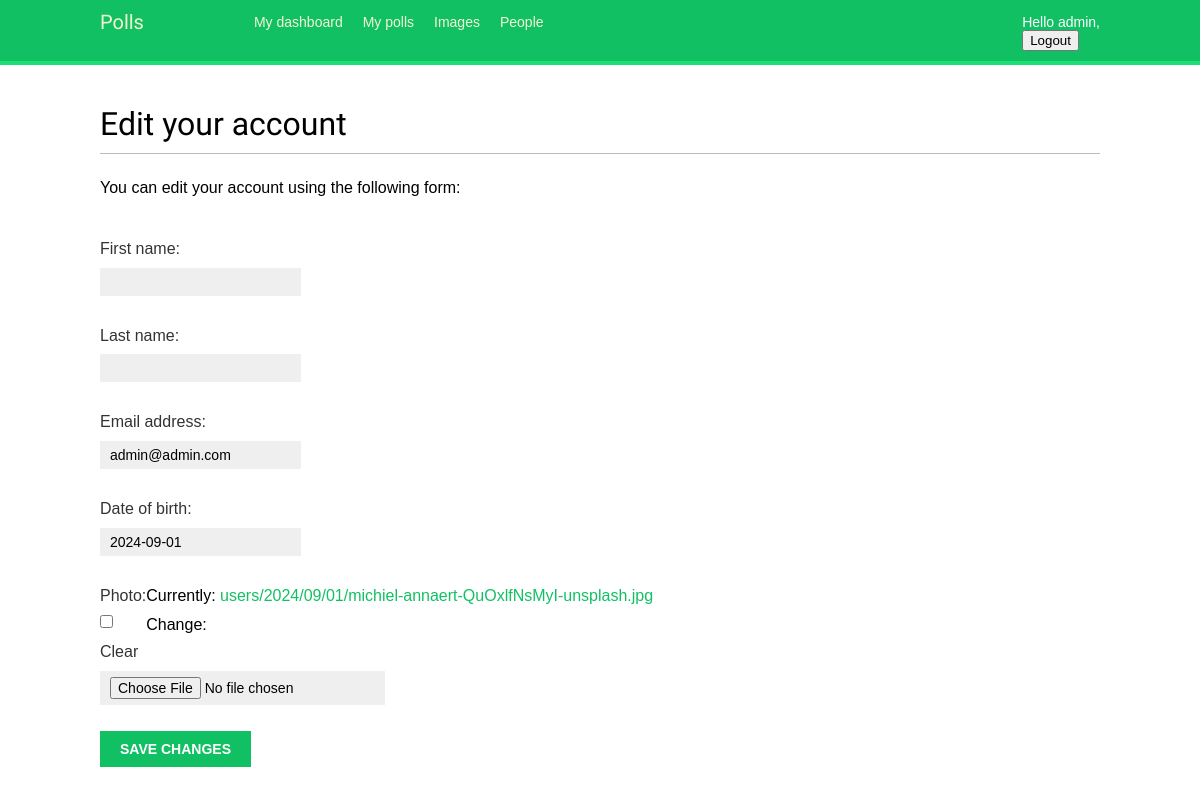
Before: /account/edit/ (signed in) with the older database file.
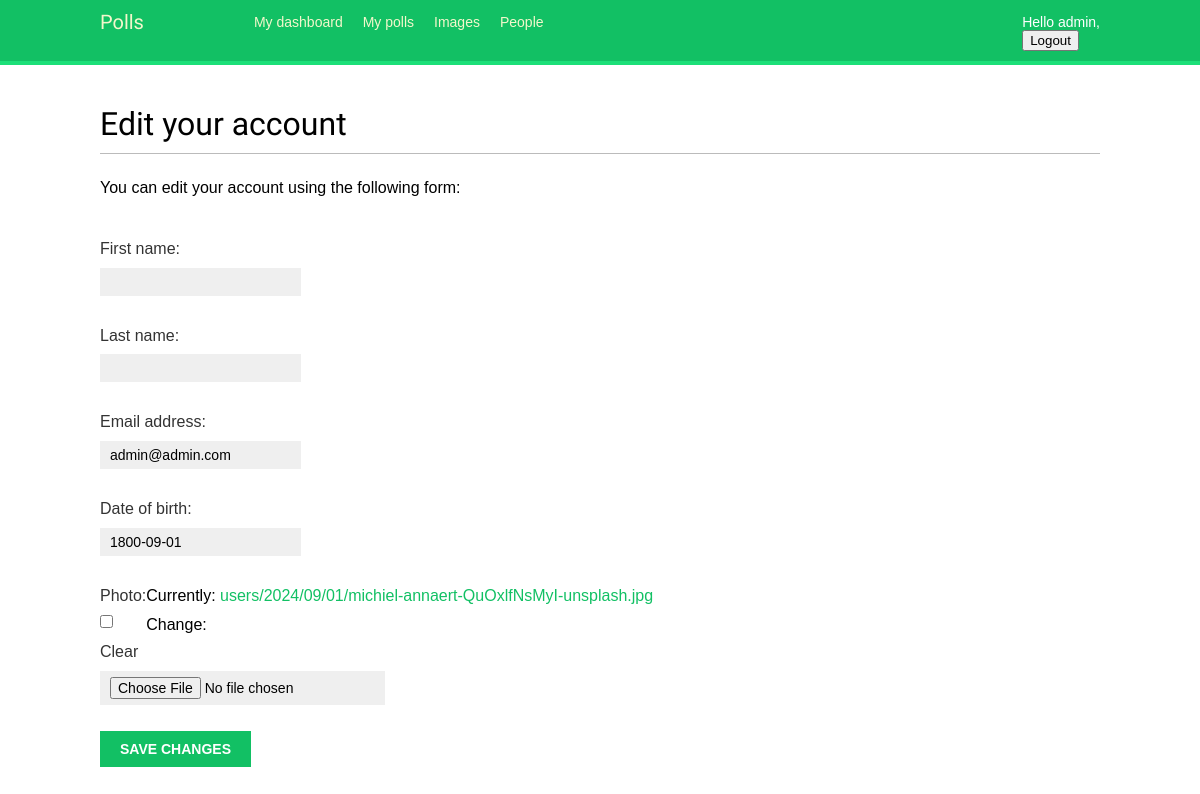
After: the same page with the newer database file.
### account/models.py (models this page shows, shortened)
class Profile(models.Model):
    user = models.OneToOneField(
        settings.AUTH_USER_MODEL,
        on_delete=models.CASCADE
    )
    date_of_birth = models.DateField(blank=True, null=True)
    photo = models.ImageField(
        upload_to='users/%Y/%m/%d/',
        blank=True
    )

### account/views.py (the view)
# urls.py: path('edit/', views.edit, name='edit'),
@login_required
def edit(request):
    if request.method == 'POST':
        user_form = UserEditForm(instance=request.user,
                                 data=request.POST)
        profile_form = ProfileEditForm(
            instance=request.user.profile,
            data=request.POST,
            files=request.FILES)
        if user_form.is_valid() and profile_form.is_valid():
            user_form.save()
            profile_form.save()
            messages.success(request, 'Profile update'\
                'successfully')
        else:
            messages.error(request, 'Error updating your profile')
    else:
        user_form = UserEditForm(instance=request.user)
        profile_form = ProfileEditForm(
                                instance=request.user.profile)
    return render(request,
                  'account/edit.html',
                {'user_form': user_form,
                 'profile_form': profile_form})

### account/forms.py (shortened to what this page needs)
class UserEditForm(forms.ModelForm):
    class Meta:
        model = User
        fields = ['first_name', 'last_name', 'email']

class ProfileEditForm(forms.ModelForm):
    class Meta:
        model = Profile
        fields = ['date_of_birth', 'photo']

### account/templates/account/edit.html (shortened to what this page needs)
{% extends 'base.html' %}
{% block content %}
  <h1>Edit your account</h1>
  <p>You can edit your account using the following form:</p>
  <form method="post" enctype="multipart/form-data">
    {{ user_form.as_p }}
    {{ profile_form.as_p }}
    <p>
      <input type="submit" value="Save changes" />
    </p>
  </form>
{% endblock %}

Changed rows visible on the page:
changed Profile: date_of_birth "2024-09-01" → "1800-09-01"
